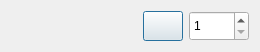
<?xml version="1.0" encoding="UTF-8"?>
<ui version="4.0">
 <class>StudieProperties</class>
 <widget class="QDialog" name="StudieProperties">
  <property name="windowModality">
   <enum>Qt::ApplicationModal</enum>
  </property>
  <property name="geometry">
   <rect>
    <x>0</x>
    <y>0</y>
    <width>260</width>
    <height>48</height>
   </rect>
  </property>
  <property name="sizePolicy">
   <sizepolicy hsizetype="Fixed" vsizetype="Fixed">
    <horstretch>0</horstretch>
    <verstretch>0</verstretch>
   </sizepolicy>
  </property>
  <property name="windowTitle">
   <string>Dialog</string>
  </property>
  <layout class="QHBoxLayout" name="horizontalLayout">
   <item>
    <widget class="StockxxLineComboBox" name="LineComboBox" native="true"/>
   </item>
   <item>
    <widget class="QPushButton" name="pushButton_ColorPicker">
     <property name="sizePolicy">
      <sizepolicy hsizetype="Fixed" vsizetype="Fixed">
       <horstretch>0</horstretch>
       <verstretch>0</verstretch>
      </sizepolicy>
     </property>
     <property name="minimumSize">
      <size>
       <width>40</width>
       <height>30</height>
      </size>
     </property>
     <property name="maximumSize">
      <size>
       <width>40</width>
       <height>30</height>
      </size>
     </property>
     <property name="text">
      <string/>
     </property>
    </widget>
   </item>
   <item>
    <widget class="QSpinBox" name="spinBox_LineWidth">
     <property name="maximumSize">
      <size>
       <width>60</width>
       <height>30</height>
      </size>
     </property>
     <property name="minimum">
      <number>1</number>
     </property>
     <property name="maximum">
      <number>5</number>
     </property>
    </widget>
   </item>
  </layout>
 </widget>
 <customwidgets>
  <customwidget>
   <class>StockxxLineComboBox</class>
   <extends>QWidget</extends>
   <header>stockxxlinecombobox.h</header>
   <container>1</container>
  </customwidget>
 </customwidgets>
 <resources/>
 <connections/>
</ui>
